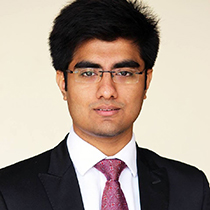
#> input picture Inputs/Anirban.jpg, 210 x 210 px, found by its file name
$ python main.py
#> lines starting #> are read from the running program, lines starting #| are printed output that depends on the picture; after the words box and inside, x2 and y2 are one past the last pixel; in counts of white or black regions, pixels touching at a corner belong together
import numpy as np
import cv2
new_path = 'C:/Users/desou/Anaconda3/Library/etc/haarcascades/'
face_cascade = cv2.CascadeClassifier(new_path + 'haarcascade_frontalface_default.xml')
eye_cascade = cv2.CascadeClassifier(new_path + 'haarcascade_eye.xml')

img = cv2.imread('Anirban.jpg')
#> img is the input picture: shape (210, 210, 3); mean B, G, R 138.5, 150.1, 165.3
gray = cv2.cvtColor(img, cv2.COLOR_BGR2GRAY)
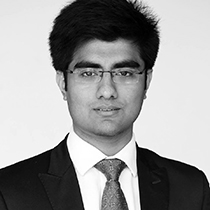
#> gray: shape (210, 210); min 0, max 255, mean 153.3
faces = face_cascade.detectMultiScale(gray, 1.3, 5)
#> faces = [[53, 31, 108, 108]]
for (x,y,w,h) in faces:
    img = cv2.rectangle(img,(x,y),(x+w,y+h),(255,0,0),2)
    roi_gray = gray[y:y+h, x:x+w]
    roi_color = img[y:y+h, x:x+w]
    eyes = eye_cascade.detectMultiScale(roi_gray)
    for (ex,ey,ew,eh) in eyes:
        cv2.rectangle(roi_color,(ex,ey),(ex+ew,ey+eh),(0,255,0),2)
#> this loop made 1 pass
#> (x, y, w, h, eyes) on pass 1: (53, 31, 108, 108, [[18, 29, 23, 23], [61, 34, 21, 21], [16, 21, 38, 38]])
#> pass 1, `img = cv2.rectangle(img,(x,y),(x+w,y+h),(255,0,0),2)`:
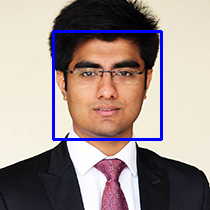
#> img: shape (210, 210, 3); 2.93% of pixels changed, all inside (x1, y1, x2, y2) = (52, 30, 163, 141)
#> pass 1, `roi_gray = gray[y:y+h, x:x+w]`:
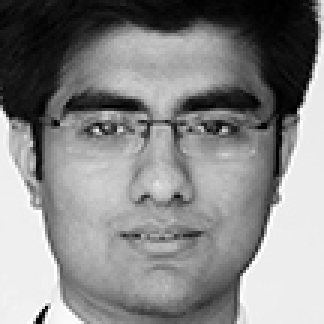
#> roi_gray: shape (108, 108) (shown 3 times larger); min 0, max 255, mean 134.9
#> pass 1, `roi_color = img[y:y+h, x:x+w]`:
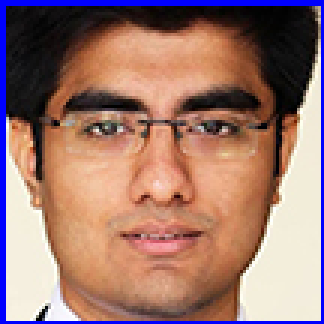
#> roi_color: shape (108, 108, 3) (shown 3 times larger); mean B, G, R 111.4, 119.2, 156.4
#> after the loop:
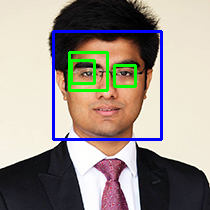
#> img: shape (210, 210, 3); 2.15% of pixels changed, all inside (x1, y1, x2, y2) = (68, 51, 137, 92)
#> after the loop:
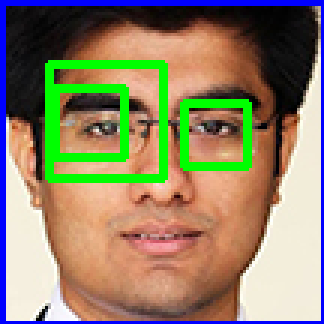
#> roi_color: shape (108, 108, 3) (shown 3 times larger); 8.13% of pixels changed, all inside (x1, y1, x2, y2) = (15, 20, 84, 61)

cv2.imshow('img',img)
k = cv2.waitKey(0)
#> (key Esc is pressed here)
if k == 27:         # wait for ESC key to exit
    cv2.destroyAllWindows()
elif k == ord('s'): # wait for 's' key to save and exit
    cv2.imwrite('Anirban_out.jpg',img)
    cv2.destroyAllWindows()

$ run again, with Inputs/Souranil.jpg copied over Inputs/Anirban.jpg
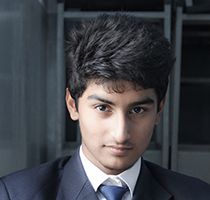
#> input picture Inputs/Souranil.jpg, 210 x 200 px, found by its file name
#> img is the input picture: shape (200, 210, 3); mean B, G, R 73.5, 68.3, 66.3
#> faces = [[74, 71, 97, 97]]
#> the loop `for (x,y,w,h) in faces:` made 1 pass
#> (x, y, w, h, eyes) on pass 1: (74, 71, 97, 97, [[14, 20, 34, 34], [52, 28, 24, 24]])
#> after the loop `for (x,y,w,h) in faces:`:
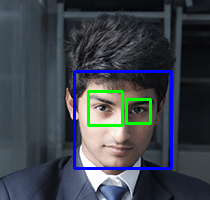
#> img: shape (200, 210, 3); mean B, G, R 76.5, 68.3, 61.8
#> after the loop `for (x,y,w,h) in faces:`:
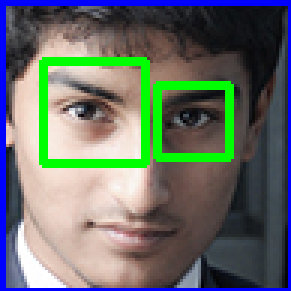
#> roi_color: shape (97, 97, 3) (shown 3 times larger); mean B, G, R 105.1, 111.1, 103.2
